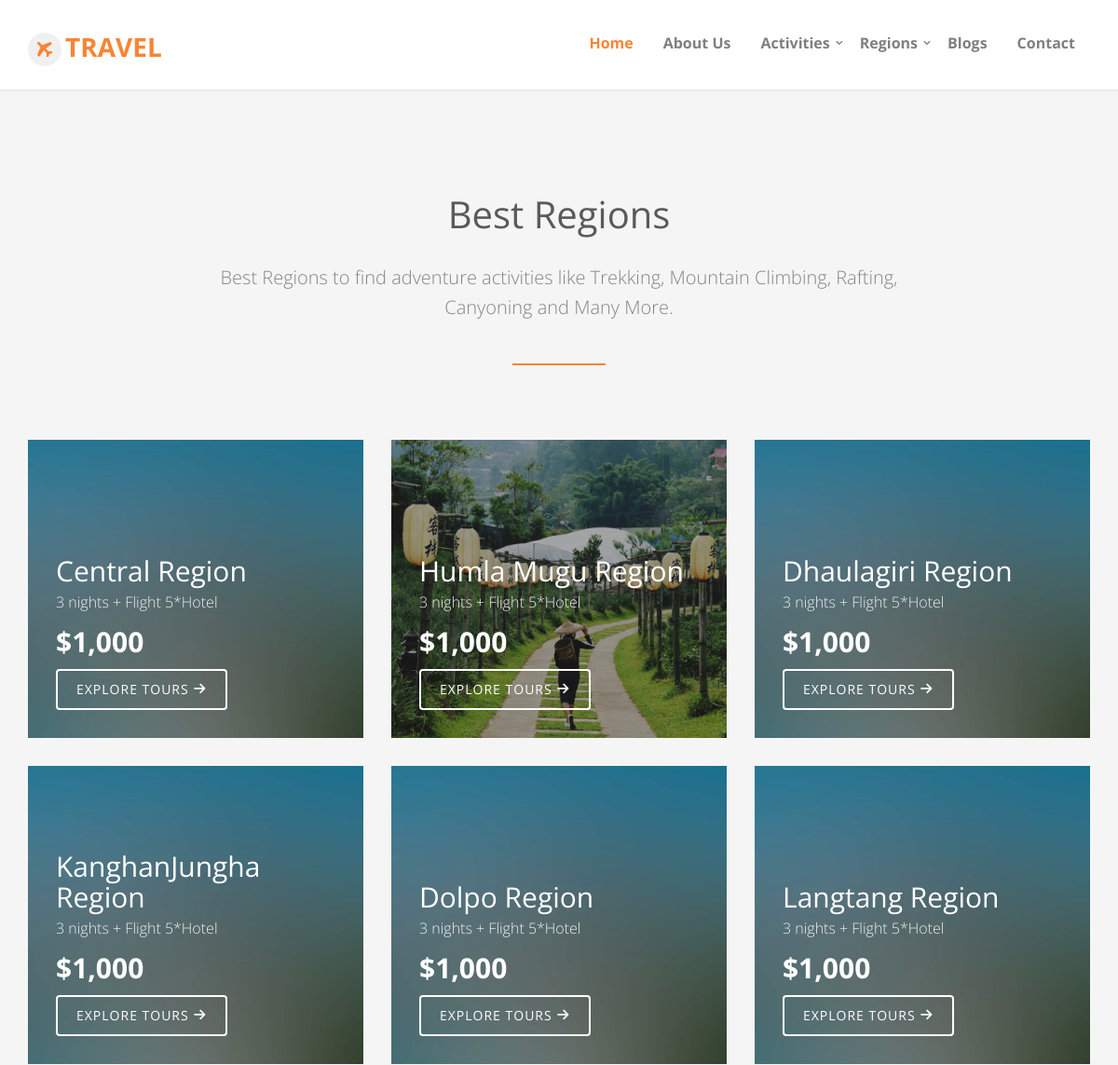
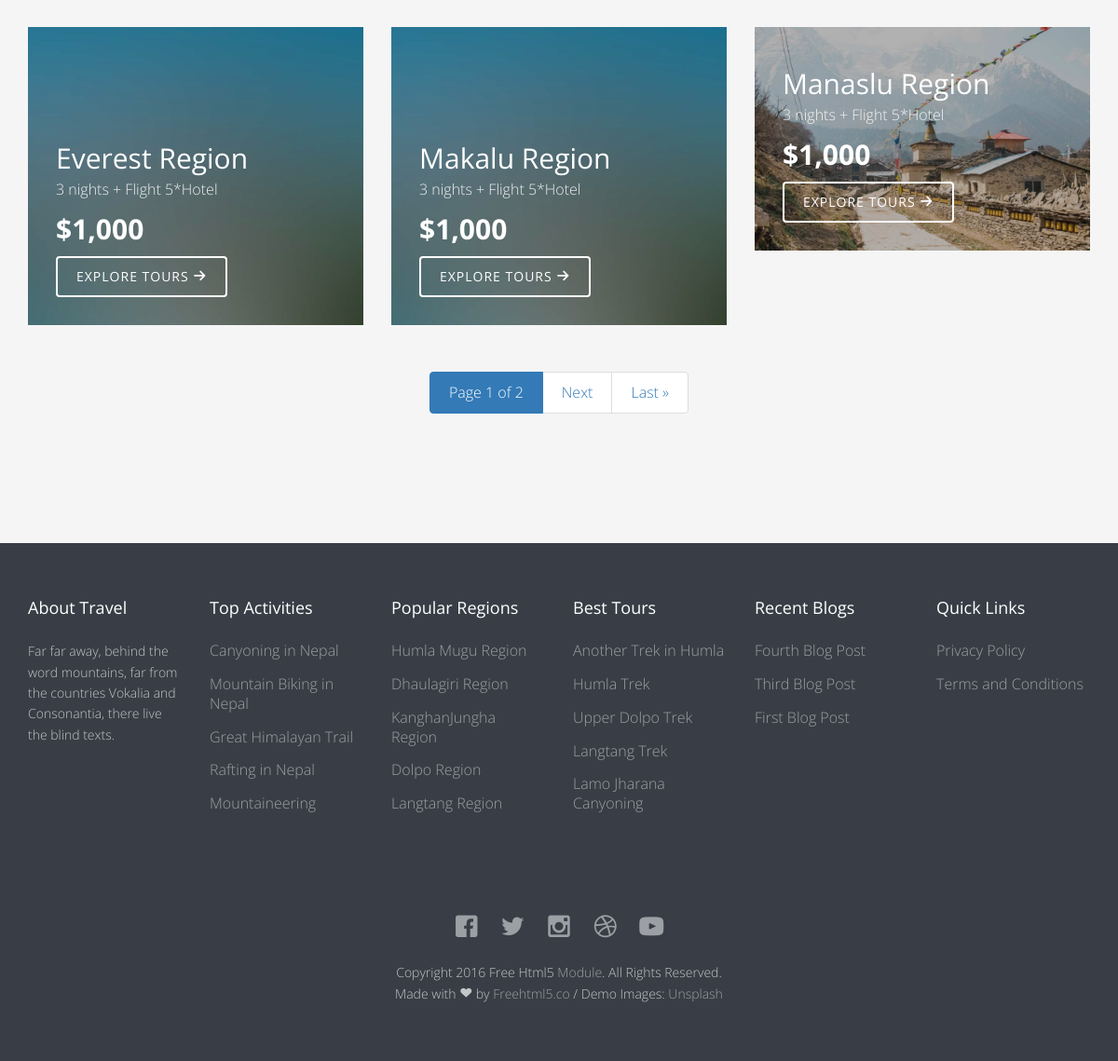
/tour/regions/, run on the app's committed database (2 pictures, top to bottom).
### page/models.py (models this page shows, shortened)
class Page(models.Model):
	page_title = models.CharField(max_length=200, verbose_name='Page Title')
	page_slug = models.SlugField(max_length=200, verbose_name='Page Slug')
	page_position = models.CharField(
			choices = POSITION,
			default='Top',
			max_length=20,
			verbose_name='Page Position'
		)
	page_description = models.TextField(blank=True, null=True, verbose_name="Page Description")
	page_image = models.ImageField(upload_to='pages/', blank=True, null=True, verbose_name="Page Image")
	page_is_active = models.CharField(
			choices = IS_ACTIVE,
			default='Yes',
			max_length=10,
			verbose_name='Is Active?'
		)
	page_is_featured = models.CharField(
			choices = IS_ACTIVE,
			default='Yes',
			max_length=10,
			verbose_name='Is Featured?'
		)
	page_created_at = models.DateTimeField(auto_now_add=True, verbose_name='Page Created Date')
	page_updated_at = models.DateTimeField(auto_now=True, verbose_name='Page Updated Date')
	page_added_by = models.ForeignKey(User, on_delete=models.SET_NULL, default=None, null=True, verbose_name='Added By')
	seo_page_title = models.CharField(max_length=200, blank=True, null=True, verbose_name="SEO Page Title (60 Characters Long)")
	seo_page_keywords = models.TextField(blank=True, null=True, verbose_name="SEO Page Keywords (Separated by Commas)")
	seo_page_description = models.TextField(blank=True, null=True, verbose_name="SEO Page Description (160 Characters Long)")

### tour/models.py (models this page shows, shortened)
class Region(models.Model):
	region_title = models.CharField(max_length=200, verbose_name="Region Title")
	region_slug = models.CharField(max_length=200, verbose_name="Region Slug")
	region_description = models.TextField(blank=True, null=True, verbose_name="Region Description")
	region_image = models.ImageField(upload_to='regions/', blank=True, null=True, verbose_name="Region Image")
	region_is_active = models.CharField(
			choices = IS_ACTIVE,
			default = 'Yes',
			max_length = 10,
			verbose_name = 'Is Active?'
		)
	region_is_featured = models.CharField(
			choices = IS_ACTIVE,
			default = 'Yes',
			max_length = 10,
			verbose_name = 'Is Featured?'
		)
	region_created_at = models.DateTimeField(auto_now_add=True, verbose_name="Created Date")
	region_updated_at = models.DateTimeField(auto_now=True, verbose_name="Updated Date")
	region_added_by = models.ForeignKey(User, on_delete=models.SET_NULL, default=None, null=True, verbose_name="Added By")
	seo_region_title = models.CharField(max_length=200, blank=True, null=True, verbose_name="SEO Region Title (60 Characters Long)")
	seo_region_keywords = models.TextField(blank=True, null=True, verbose_name="SEO Region Keywords (Separated by Commas)")
	seo_region_description = models.TextField(blank=True, null=True, verbose_name="SEO Region Description (160 Characters Long)")
	class Meta:
		ordering = ['-region_created_at']

class Activity(models.Model):
	activity_title = models.CharField(max_length=200, verbose_name="Activity Title")
	activity_slug = models.SlugField(max_length=200, verbose_name="Activity Slug")
	activity_description = models.TextField(blank=True, null=True, verbose_name="Activity Description")
	activity_image = models.ImageField(upload_to='activities/', blank=True, null=True, verbose_name="Activity Image")
	activity_icon = models.CharField(max_length=200, blank=True, null=True, verbose_name="Activity Icon")
	activity_is_active = models.CharField(
			choices = IS_ACTIVE,
			default = 'Yes',
			max_length = 10,
			verbose_name = 'Is Active?'
		)
	activity_is_featured = models.CharField(
			choices = IS_ACTIVE,
			default = 'Yes',
			max_length = 10,
			verbose_name = 'Is Featured?'
		)
	activity_created_at = models.DateTimeField(auto_now_add=True, verbose_name="Created Date")
	activity_updated_at = models.DateTimeField(auto_now=True, verbose_name="Updated Date")
	activity_added_by = models.ForeignKey(User, on_delete=models.SET_NULL, default=None, null=True, verbose_name="Added By")
	seo_activity_title = models.CharField(max_length=100, blank=True, null=True, verbose_name="SEO Activity Title (60 Characters Long)")
	seo_activity_keywords = models.TextField(blank=True, null=True, verbose_name="SEO Activity Keywords (Separated by Commas)")
	seo_activity_description = models.TextField(blank=True, null=True, verbose_name="SEO Activity Description (160 Characters Long)")

class Tour(models.Model):
	tour_title = models.CharField(max_length=200, verbose_name="Tour Title")
	tour_slug = models.CharField(max_length=200, verbose_name="Tour Slug")
	tour_duration = models.PositiveSmallIntegerField(blank=True, null=True, verbose_name="Tour Duration")
	tour_altitude = models.PositiveSmallIntegerField(blank=True, null=True, verbose_name="Tour Max Altitude")
	tour_difficulty = models.CharField(
			choices = DIFFICULTY,
			default = 'Medium',
			max_length = 10,
			verbose_name = 'Tour Difficulty'
		)
	tour_description = models.TextField(blank=True, null=True, verbose_name="Tour Description")
	tour_image = models.ImageField(upload_to='tours/', blank=True, null=True, verbose_name="Tour Image")
	tour_map = models.ImageField(upload_to='maps/', blank=True, null=True, verbose_name="Tour Map")
	tour_activity = models.ForeignKey(Activity, on_delete=models.SET_NULL, default = None, null=True, verbose_name='Tour Activity')
	tour_region = models.ManyToManyField(Region, verbose_name='Tour Region')
	tour_is_active = models.CharField(
			choices = IS_ACTIVE,
			default = 'Yes',
			max_length = 10,
			verbose_name = 'Is Active?'
		)
	tour_is_featured = models.CharField(
			choices = IS_ACTIVE,
			default = 'Yes',
			max_length = 10,
			verbose_name = 'Is Featured?'
		)
	tour_created_at = models.DateTimeField(auto_now_add=True, verbose_name="Added Date")
	tour_updated_at = models.DateTimeField(auto_now=True, verbose_name="Updated Date")
	tour_added_by = models.ForeignKey(User, on_delete=models.SET_NULL, default=None, null=True, verbose_name='Added By')
	seo_tour_title = models.CharField(max_length=200, blank=True, null=True, verbose_name="SEO Tour Title (60 Characters Long)")
	seo_tour_keywords = models.TextField(blank=True, null=True, verbose_name="SEO Tour Keywords Separated by Commas")
	seo_tour_description = models.TextField(blank=True, null=True, verbose_name="SEO Tour Description (160 Characters Long)")

### blog/models.py (models this page shows, shortened)
class Blog(models.Model):
	blog_title = models.CharField(max_length=200, verbose_name='Blog Title')
	blog_slug = models.CharField(max_length=200, verbose_name='Blog Slug')
	blog_description = models.TextField(blank=True, null=True, verbose_name='Blog Description')
	blog_image = models.ImageField(upload_to='blogs/', blank=True, null=True, verbose_name='Blog Image')
	blog_category = models.ManyToManyField(Category, verbose_name='Blog Category')
	blog_is_active = models.CharField(
			choices = IS_ACTIVE,
			default = 'Yes',
			max_length = 10,
			verbose_name = 'Is Active?'
		)
	blog_is_featured = models.CharField(
			choices = IS_ACTIVE,
			default = 'Yes',
			max_length = 10,
			verbose_name = 'Is Featured?'
		)
	blog_created_at = models.DateTimeField(auto_now_add=True, verbose_name='Blog Created Date')
	blog_updated_at = models.DateTimeField(auto_now=True, verbose_name='Blog Updated Date')
	blog_added_by = models.ForeignKey(User, on_delete=models.SET_NULL, null=True, verbose_name='Added By')
	seo_blog_title = models.CharField(max_length=200, blank=True, null=True, verbose_name='SEO Blog Title (60 Characters Long)')
	seo_blog_keywords = models.TextField(blank=True, null=True, verbose_name='SEO Blog Keywords (Separated by Commas)')
	seo_blog_description = models.TextField(blank=True, null=True, verbose_name='SEO Blog Description (160 Characters Long)')
	class Meta:
		ordering = ['-blog_created_at']

### thisapp/models.py (models this page shows, shortened)
class SocialMedia(models.Model):
	socialmedia_title = models.CharField(max_length=20, verbose_name="Social Media Name")
	socialmedia_url = models.URLField(max_length=150, verbose_name="Social Media URL")
	socialmedia_icon = models.CharField(max_length=200, blank=True, null=True, verbose_name="Social Media Icon")
	socialmedia_is_active = models.CharField(
			choices = IS_ACTIVE,
			default = 'Yes',
			max_length=10,
			verbose_name='Is Active?'
		)
	socialmedia_craeted_at = models.DateTimeField(auto_now_add=True, verbose_name="Social Media Created Date")
	socialmedia_updated_at = models.DateTimeField(auto_now=True, verbose_name="Social Media Updated Date")
	socialmedia_added_by = models.ForeignKey(User, on_delete=models.SET_NULL, null=True, verbose_name="Social Media Added By")

### tour/views.py (the view)
# urls.py: path('regions/', RegionListView.as_view(), name='all-regions'),
class RegionListView(ListView):
	template_name = 'region/all_regions.html'
	model = Region
	context_object_name = 'regions'
	paginate_by = 9

### templates/region/all_regions.html (shortened to what this page needs)
{% extends 'base.html' %}
{% load static %}
	{% block content %}
		{% if regions %}
			<div id="fh5co-tours" class="fh5co-section-gray">
				<div class="container">
					<div class="row">
						<div class="col-md-8 col-md-offset-2 text-center heading-section animate-box">
							<h3>Best Regions</h3>
							<p>Best Regions to find adventure activities like Trekking, Mountain Climbing, Rafting, Canyoning and Many More.</p>
						</div>
					</div>
					<div class="row">
						{% for region in regions %}
							<div class="col-md-4 col-sm-6 fh5co-tours animate-box" data-animate-effect="fadeIn">
								<div href="#">
									{% if region.region_image %}
									<img src="{{ region.region_image.url }}" alt="{{ region.region_title }}" class="img-responsive">
									{% else %}
									<img src="{% static 'images/no-image.jpg' %}" alt="Travel Nepal" class="img-responsive">
									{% endif %}
									<div class="desc">
										<h3>{{ region.region_title }}</h3>
										<span>3 nights + Flight 5*Hotel</span>
										<span class="price">$1,000</span>
										<a class="btn btn-primary btn-outline" href="#">Explore Tours <i class="icon-arrow-right22"></i></a>
									</div>
								</div>
							</div>
						{% endfor %}
					</div>
						{% if is_paginated %}
							<div class="text-center">
								<nav aria-label="Page navigation example">
								  <ul class="pagination justify-content-center">
								    <li class="page-item active" aria-current="page">
								      <a class="page-link" href="?page={{ page_obj.number }}"> Page {{ page_obj.number }} of {{ page_obj.paginator.num_pages }} <span class="sr-only">(current)</span></a>
								    </li>
								    {% if page_obj.has_next %}
								    <li class="page-item">
								      <a class="page-link" href="?page={{ page_obj.next_page_number }}">Next</a>
								    </li>
								    <li class="page-item">
								      <a class="page-link" href="?page={{ page_obj.paginator.num_pages }}">Last &raquo;</a>
								    </li>
								    {% endif %}
								  </ul>
								</nav>
							</div>
						{% endif %}
				</div>
			</div>
		{% endif %}
	{% endblock content %}

### templates/base.html (shortened to what this page needs)
{% load static %}
{% include 'head.html' %}
{% include 'navbar.html' %}
	{% block content %}
	{% endblock content %}
{% include 'footer.html' %}
{% include 'scripts.html' %}

### templates/head.html (shortened to what this page needs)
{% load static %}
<!DOCTYPE html>
 <html class="no-js">
	<head>
	<link rel="stylesheet" href="{% static 'css/animate.css' %}">
	<link rel="stylesheet" href="{% static 'css/icomoon.css' %}">
	<link rel="stylesheet" href="{% static 'css/bootstrap.css' %}">
	<link rel="stylesheet" href="{% static 'css/superfish.css' %}">
	<link rel="stylesheet" href="{% static 'css/magnific-popup.css' %}">
	<link rel="stylesheet" href="{% static 'css/bootstrap-datepicker.min.css' %}">
	<link rel="stylesheet" href="{% static 'css/cs-select.css' %}">
	<link rel="stylesheet" href="{% static 'css/cs-skin-border.css' %}">
	<link rel="stylesheet" href="{% static 'css/style.css' %}">
	</head>

### templates/navbar.html (shortened to what this page needs)
{% load static %}
	<body>
		<div id="fh5co-wrapper">
		<div id="fh5co-page">
		<header id="fh5co-header-section" class="sticky-banner">
			<div class="container">
				<div class="nav-header">
					<h1 id="fh5co-logo"><a href="{% url 'page:home' %}"><i class="icon-airplane"></i>Travel</a></h1>
					<nav id="fh5co-menu-wrap" role="navigation">
						<ul class="sf-menu" id="fh5co-primary-menu">
							<li class="active"><a href="{% url 'page:home' %}">Home</a></li>
							{% for top_page in top_menu %}
								<li><a href="{% url 'page:page-detail' top_page.page_slug %}">{{ top_page.page_title }}</a></li>
							{% endfor %}
							<li>
								<a href="{% url 'tour:all-activities' %}" class="fh5co-sub-ddown">Activities</a>
							</li>
							<li>
								<a href="{% url 'tour:all-regions' %}" class="fh5co-sub-ddown">Regions</a>
							</li>
							<li><a href="{% url 'blog:all-blogs' %}">Blogs</a></li>
							<li><a href="contact.html">Contact</a></li>
						</ul>
					</nav>
				</div>
			</div>
		</header>

### templates/footer.html
{% load static %}
<footer>
			<div id="footer">
				<div class="container">
					<div class="row row-bottom-padded-md">
						<div class="col-md-2 col-sm-2 col-xs-12 fh5co-footer-link">
							<h3>About Travel</h3>
							<p>Far far away, behind the word mountains, far from the countries Vokalia and Consonantia, there live the blind texts.</p>
						</div>
						<div class="col-md-2 col-sm-2 col-xs-12 fh5co-footer-link">
							<h3>Top Activities</h3>
							<ul>
								{% for activity in top_activities %}
								<li><a href="{% url 'tour:activity-detail' activity.activity_slug %}">{{ activity.activity_title }}</a></li>
								{% endfor %}
							</ul>
						</div>
						<div class="col-md-2 col-sm-2 col-xs-12 fh5co-footer-link">
							<h3>Popular Regions</h3>
							<ul>
								{% for region in popular_regions %}
									<li><a href="{% url 'tour:region-detail' region.region_slug %}">{{ region.region_title }}</a></li>
								{% endfor %}
							</ul>
						</div>
						<div class="col-md-2 col-sm-2 col-xs-12 fh5co-footer-link">
							<h3>Best Tours</h3>
							<ul>
								{% for tour in best_tours %}
									<li><a href="{% url 'tour:tour-detail' tour.tour_slug %}">{{ tour.tour_title }}</a></li>
								{% endfor %}
							</ul>
						</div>
						{% if recent_blogs %}
						<div class="col-md-2 col-sm-2 col-xs-12 fh5co-footer-link">
							<h3>Recent Blogs</h3>
							<ul>
								{% for blog in recent_blogs %}
								<li><a href="{% url 'blog:blog-detail' blog.blog_slug %}">{{ blog.blog_title }}</a></li>
								{% endfor %}
							</ul>
						</div>
						{% endif %}
						<div class="col-md-2 col-sm-2 col-xs-12 fh5co-footer-link">
							<h3>Quick Links</h3>
							<ul>
								{% for footer_page in footer_menu %}
									<li><a href="{% url 'page:page-detail' footer_page.page_slug %}">{{ footer_page.page_title }}</a></li>
								{% endfor %}
							</ul>
						</div>
					</div>
					{% if socialmedias %}
					<div class="row">
						<div class="col-md-6 col-md-offset-3 text-center">
							<p class="fh5co-social-icons">
								{% for socialmedia in socialmedias %}
									<a href="{{ socialmedia.socialmedia_url }}" title="{{ socialmedia.socialmedia_title }}" target="_blank"><i class="{{ socialmedia.socialmedia_icon }}"></i></a>
								{% endfor %}
							</p>
							<p>Copyright 2016 Free Html5 <a href="#">Module</a>. All Rights Reserved. <br>Made with <i class="icon-heart3"></i> by <a href="http://freehtml5.co/" target="_blank">Freehtml5.co</a> / Demo Images: <a href="https://unsplash.com/" target="_blank">Unsplash</a></p>
						</div>
					</div>
					{% endif %}
				</div>
			</div>
		</footer>

### templates/scripts.html (shortened to what this page needs)
{% load static %}
	</div>
	</div>
	</body>
</html>

### data on the page
Page: page_title "About Us"
Region: region_title "Central Region"
Region: region_image (picture), region_title "Humla Mugu Region"
Region: region_title "Dhaulagiri Region"
Region: region_title "KanghanJungha Region"
Region: region_title "Dolpo Region"
Region: region_title "Langtang Region"
Region: region_title "Everest Region"
Region: region_title "Makalu Region"
Region: region_image (picture), region_title "Manaslu Region"
Activity: activity_title "Canyoning in Nepal"
Activity: activity_title "Mountain Biking in Nepal"
Activity: activity_title "Great Himalayan Trail"
Activity: activity_title "Rafting in Nepal"
Activity: activity_title "Mountaineering"
Tour: tour_title "Another Trek in Humla"
Tour: tour_title "Humla Trek"
Tour: tour_title "Upper Dolpo Trek"
Tour: tour_title "Langtang Trek"
Tour: tour_title "Lamo Jharana Canyoning"
Blog: blog_title "Fourth Blog Post"
Blog: blog_title "Third Blog Post"
Blog: blog_title "First Blog Post"
Page: page_title "Privacy Policy"
Page: page_title "Terms and Conditions"

### other printed values
{{ page_obj.number }} "1"
{{ page_obj.paginator.num_pages }} "2"
